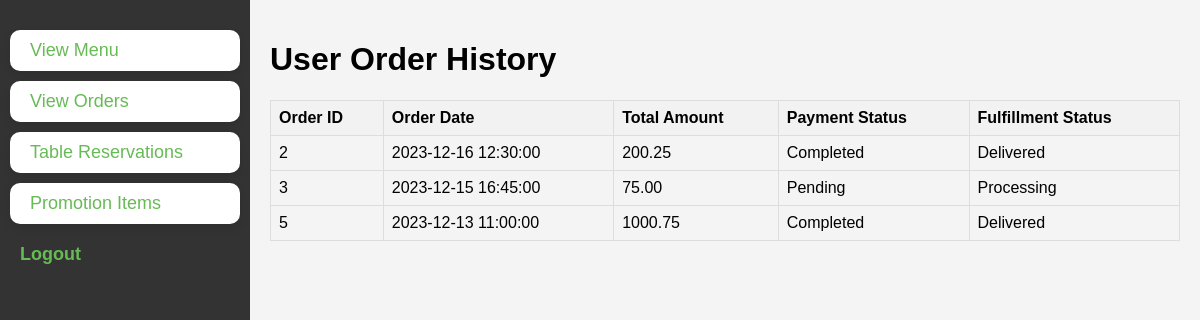
Screenshot of /view_order_user.php (signed in) with the database file from the repository.
### tables this page shows
CREATE TABLE `Orders` (
  `order_id` int(11) NOT NULL,
  `customer_id` int(11) DEFAULT NULL,
  `order_date` datetime DEFAULT NULL,
  `total_amount` decimal(10,2) DEFAULT NULL,
  `payment_status` enum('Pending','Completed','Cancelled') DEFAULT NULL,
  `fulfillment_status` enum('Pending','Processing','Delivered','Cancelled') DEFAULT NULL
);

### view_order_user.php (the view, shortened to what this page needs)
<!DOCTYPE html>
<html lang="en">
<head>
</head>
<body>
    <div class="sidebar">
        <a href="view_menu.php" class="card-button">View Menu</a>
        <a href="view_order_user.php" class="card-button">View Orders</a>
        <a href="view_table.php" class="card-button">Table Reservations</a>
        <a href="view_promotion.php" class="card-button">Promotion Items</a>
        <a href="#" class="logout">Logout</a>
    </div>
    <div class="content">
        <h1>User Order History</h1>
        <?php
        $servername = "localhost";
        $username = "root";
        $password = "";
        $dbname = "updated";
        $conn = new mysqli($servername, $username, $password, $dbname);
        if (isset($_SESSION['customer_id'])) {
            $customer_id = $_SESSION['customer_id'];
            $sql = "SELECT order_id, order_date, total_amount, payment_status, fulfillment_status
                    FROM Orders
                    WHERE customer_id = $customer_id";
            $result = $conn->query($sql);
            if ($result->num_rows > 0) {
                echo '<table>';
                echo '<tr><th>Order ID</th><th>Order Date</th><th>Total Amount</th><th>Payment Status</th><th>Fulfillment Status</th></tr>';
                while ($row = $result->fetch_assoc()) {
                    echo "<tr><td>{$row['order_id']}</td><td>{$row['order_date']}</td><td>{$row['total_amount']}</td><td>{$row['payment_status']}</td><td>{$row['fulfillment_status']}</td></tr>";
                }
                echo '</table>';
            } else {
                echo "No orders found.";
            }
        } else {
            echo "User not logged in.";
        }
        ?>
    </div>
</body>
</html>

### view_order_user.php (style rules this page uses)
body { font-family: Arial, sans-serif; margin: 0; padding: 0; background: salmon; }
.sidebar { height: 100vh; width: 250px; position: fixed; top: 0; left: 0; background-color: #333; padding-top: 20px; }
.sidebar a { padding: 10px 20px; text-decoration: none; font-size: 18px; color: #fff; display: block; transition: 0.3s; }
body { font-family: Arial, sans-serif; margin: 0; padding: 0; background-color: #f4f4f4; }
.sidebar a { display: block; padding: 10px 20px; text-decoration: none; font-size: 18px; color: #6B5; transition: 0.3s; }
.card-button { display: inline-block; padding: 20px; margin: 10px; border-radius: 10px; background-color: #fff; box-shadow: 0 4px 8px rgba(0, 0, 0, 0.1); text-decoration: none; color: #333; transition: transform 0.3s ease-in-out, box-shadow 0.3s ease-in-out; }
.logout { color: red; text-decoration: none; font-weight: bold; }
.content { margin-left: 250px; padding: 20px; }
table { width: 100%; border-collapse: collapse; margin-top: 20px; }
th, td { border: 1px solid #ddd; padding: 8px; text-align: left; }
th { background-color: #f2f2f2; }

### rows the page displays
orders: order_id "2", order_date "2023-12-16 12:30:00", total_amount "200.25", payment_status "Completed", fulfillment_status "Delivered"
orders: order_id "3", order_date "2023-12-15 16:45:00", total_amount "75.00", payment_status "Pending", fulfillment_status "Processing"
orders: order_id "5", order_date "2023-12-13 11:00:00", total_amount "1000.75", payment_status "Completed", fulfillment_status "Delivered"
